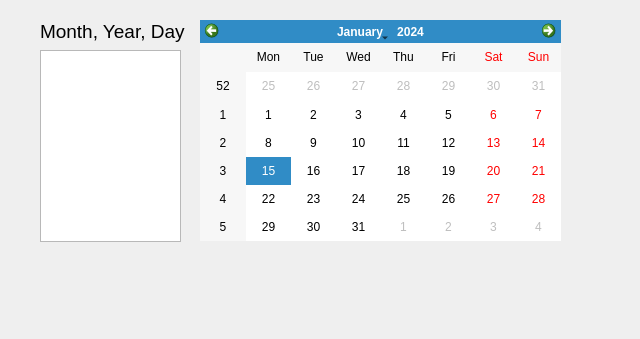
<?xml version="1.0" encoding="UTF-8"?>
<ui version="4.0">
 <class>Form</class>
 <widget class="QWidget" name="Form">
  <property name="geometry">
   <rect>
    <x>0</x>
    <y>0</y>
    <width>640</width>
    <height>339</height>
   </rect>
  </property>
  <property name="windowTitle">
   <string>Form</string>
  </property>
  <widget class="QCalendarWidget" name="calendarWidget">
   <property name="geometry">
    <rect>
     <x>200</x>
     <y>20</y>
     <width>361</width>
     <height>221</height>
    </rect>
   </property>
  </widget>
  <widget class="QLabel" name="label">
   <property name="geometry">
    <rect>
     <x>40</x>
     <y>20</y>
     <width>147</width>
     <height>23</height>
    </rect>
   </property>
   <property name="font">
    <font>
     <pointsize>14</pointsize>
    </font>
   </property>
   <property name="text">
    <string>Month, Year, Day</string>
   </property>
  </widget>
  <widget class="QListView" name="listView">
   <property name="geometry">
    <rect>
     <x>40</x>
     <y>50</y>
     <width>141</width>
     <height>192</height>
    </rect>
   </property>
  </widget>
 </widget>
 <resources/>
 <connections/>
</ui>
